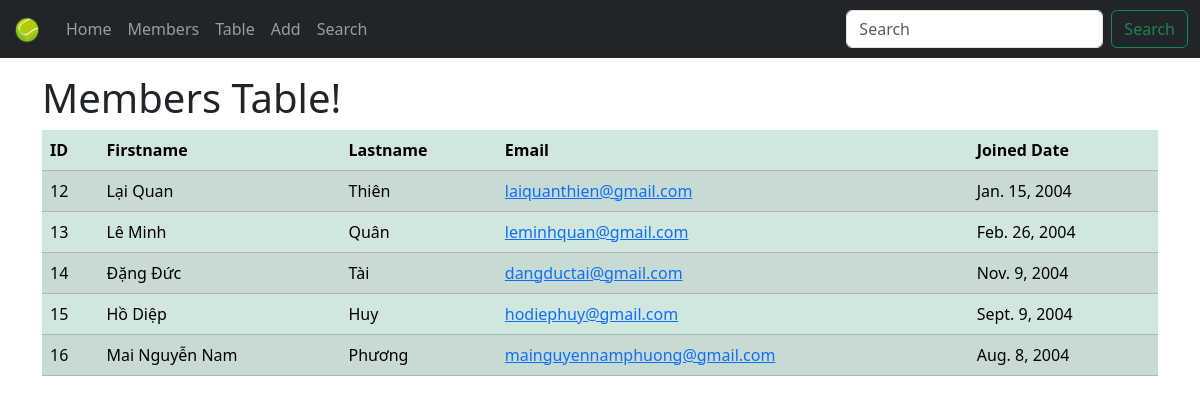
Screenshot of /table/ with the database file from the repository.
### members/models.py (models this page shows, shortened)
class Member(models.Model):
    firstname = models.CharField(max_length=255)
    lastname = models.CharField(max_length=255)
    email = models.EmailField(max_length=255, unique=True, blank=True)
    joined_date = models.DateField(null=True)
    slug = models.SlugField(default="", null=False)
    bio = models.TextField(max_length=500, blank=True, null=True)
    profile_image = models.ImageField(upload_to='members/', blank=True, null=True) # New.
    phone_number = models.CharField(max_length=50, blank=True, null=True) # New.

### members/views.py (the view)
# urls.py: path('table/', view=views.members_table, name='table'),
def members_table(request):
    tbe = models.Member.objects.all()
    return render(request=request, template_name='members_table.html', context={'table_members': tbe.values()})

### templates/members_table.html (shortened to what this page needs)
{% extends "master.html" %}
{% block content %}
    <h1>Members Table!</h1>
    <table class="table table-success table-striped">
        <thead>
            <tr>
                <th>ID</th>
                <th>Firstname</th>
                <th>Lastname</th>
                <th>Email</th>
                <th>Joined Date</th>
            </tr>
        </thead>
        <tbody>
            {% for member in table_members %}
                <tr>
                    <td>{{ member.id }}</td>
                    <td>{{ member.firstname }}</td>
                    <td>{{ member.lastname }}</td>
                    <td><a href="mailto:{{ member.email }}">{{ member.email }}</a></td>
                    <td>{{ member.joined_date }}</td>
                </tr>
            {% endfor %}
        </tbody>
    </table>
{% endblock %}

### rows the page displays
Member: id "12", firstname "Lại Quan", lastname "Thiên", email "laiquanthien@gmail.com", joined_date "Jan. 15, 2004"
Member: id "13", firstname "Lê Minh", lastname "Quân", email "leminhquan@gmail.com", joined_date "Feb. 26, 2004"
Member: id "14", firstname "Đặng Đức", lastname "Tài", email "dangductai@gmail.com", joined_date "Nov. 9, 2004"
Member: id "15", firstname "Hồ Diệp", lastname "Huy", email "hodiephuy@gmail.com", joined_date "Sept. 9, 2004"
Member: id "16", firstname "Mai Nguyễn Nam", lastname "Phương", email "mainguyennamphuong@gmail.com", joined_date "Aug. 8, 2004"
